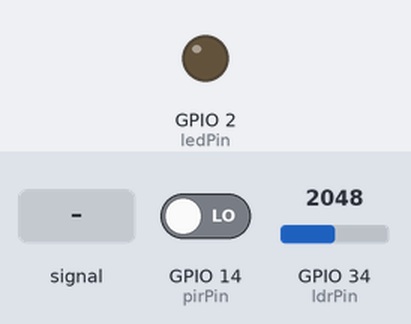
Simulated run of this sketch. Board: ESP32. Shown: output pins drawn as LEDs (lit = HIGH). The inputs (shaded band) are chosen by the test bench; at power-on: GPIO 14 (pirPin) LOW, GPIO 34 (ldrPin) = 2048. WiFi joins after 1.5 s; servers stay silent unless stated; no MQTT or app messages arrive unless stated; what the sketch prints to the serial monitor is not drawn.

Above: at 2.7 s.
2.8 s: GPIO 14 (pirPin) driven HIGH
At 5.2 s:
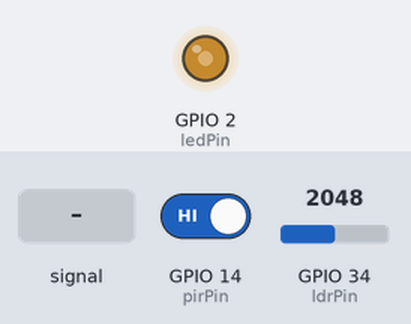
5.8 s: GPIO 34 (ldrPin) fed a 2 Hz sine of ±1228 counts around its level
At 5.95 s:
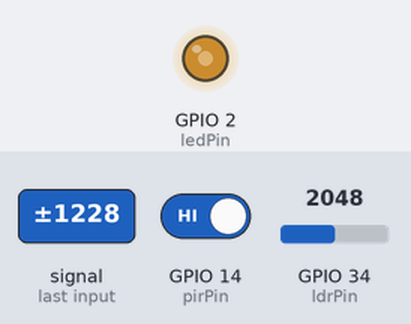
8.8 s: GPIO 34 (ldrPin) set to 491
13.3 s: GPIO 34 (ldrPin) set to 0
At 15.0 s:
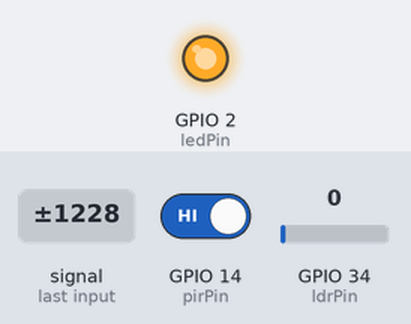
Timing chart, 0 to 16.5 s (numbered marks = the images above; inputs shaded):
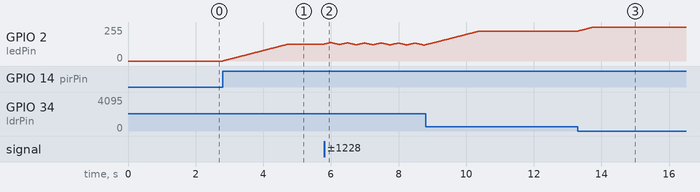

The sketch:

sketch.ino
```cpp
#include <WiFi.h>
#include <PubSubClient.h>

const int ldrPin = 34;    // Pin do sensor de luz LDR
const int pirPin = 14;    // Pin do sensor de movimento PIR
const int ledPin = 2;     // Pin do LED

const int maxNaturalLight = 4063;
const int minNaturalLight = 32;
const int naturalLightThreshold = 500;  // Limite para intensidade de luz (ajustável)
const int numLeituras = 10; // Quantidade de leituras realizadas pela média móvel

// variáveis da intensidade da luz
bool lightsOn = true;

int currentLight = 0;
int targetLight = 0;

int naturalLightLevel = 0;
int motionDetected = 0;

// Timer da Intensidade da Luz
bool canUpdate = true;
int updateInterval = 15; //in miliseconds
unsigned long lastTime = 0;

//Timer Envio de Dados
bool canSendData = true;
int sendDataInterval = 800;
unsigned long lastSendData = 0;

// setting PWM properties
const int frequency = 5000;  // setting frequency to 5KHz
const int ledChannel = 0;    // using led channel 0
const int resolution = 8;    // using 8 bit resolution to control the brightness from 0 to 255.

// FIWARE Settings

const char* default_SSID = "Wokwi-GUEST"; // Nome da rede Wi-Fi
const char* default_PASSWORD = ""; // Senha da rede Wi-Fi
const char* default_BROKER_MQTT = "34.55.39.20"; // IP do Broker MQTT
const int default_BROKER_PORT = 1883; // Porta do Broker MQTT
const char* default_TOPICO_SUBSCRIBE = "/TEF/lamp003/cmd"; // Tópico MQTT de escuta
const char* default_TOPICO_PUBLISH_1 = "/TEF/lamp003/attrs"; // Tópico MQTT de envio de informações para Broker
const char* default_TOPICO_PUBLISH_2 = "/TEF/lamp003/attrs/i"; // Tópico MQTT - Intensidade da Iluminação
const char* default_TOPICO_PUBLISH_3 = "/TEF/lamp003/attrs/l"; // Tópico MQTT - Luz Natural
const char* default_TOPICO_PUBLISH_4 = "/TEF/lamp003/attrs/m"; // Tópico MQTT - Sensor de Movimento
const char* default_ID_MQTT = "fiware_001"; // ID MQTT
const int default_D4 = 4; // Pino do LED onboard

// Declaração da variável para o prefixo do tópico
const char* topicPrefix = "lamp003";

// Variáveis para configurações editáveis
char* SSID = const_cast<char*>(default_SSID);
char* PASSWORD = const_cast<char*>(default_PASSWORD);
char* BROKER_MQTT = const_cast<char*>(default_BROKER_MQTT);
int BROKER_PORT = default_BROKER_PORT;
char* TOPICO_SUBSCRIBE = const_cast<char*>(default_TOPICO_SUBSCRIBE);
char* TOPICO_PUBLISH_1 = const_cast<char*>(default_TOPICO_PUBLISH_1);
char* TOPICO_PUBLISH_2 = const_cast<char*>(default_TOPICO_PUBLISH_2);
char* TOPICO_PUBLISH_3 = const_cast<char*>(default_TOPICO_PUBLISH_3);
char* TOPICO_PUBLISH_4 = const_cast<char*>(default_TOPICO_PUBLISH_4);
char* ID_MQTT = const_cast<char*>(default_ID_MQTT);
int D4 = default_D4;

WiFiClient espClient;
PubSubClient MQTT(espClient);


void increaseBrightness() {
  // increase the LED brightness
  currentLight++;
  ledcWrite(ledPin, currentLight);
  Serial.println("\nIncreasing Current Light");
}

void decreaseBrightness() {
  // decrease the LED brightness
  currentLight--;
  ledcWrite(ledPin, currentLight);
  Serial.println("\nDecreasing Current Light");
}

void setPWM() {
  // configure LED PWM functionalitites
  ledcAttach(ledPin, frequency, resolution);
  pinMode(ldrPin, INPUT);
  pinMode(pirPin, INPUT);
}

void initSerial() {
  Serial.begin(115200);
}

void setup() {
  setPWM();

  initSerial();
  initWiFi();
  initMQTT();
  MQTT.publish(TOPICO_PUBLISH_1, "s|on");


}

void loop() {
  int mediaMovel = 0;
  for (int i = 0; i < numLeituras; i++) {
    mediaMovel += analogRead(ldrPin);
  }
  naturalLightLevel = mediaMovel / numLeituras;      // Lê o valor de luz
  motionDetected = digitalRead(pirPin); // Lê o valor do PIR


  // Atualizar Intensidade da Luz

  if (canUpdate == false && millis() >= lastTime + updateInterval) {
    canUpdate = true;
  }

  if(canUpdate == true && currentLight != targetLight) {
    if (currentLight < targetLight) {
      increaseBrightness();
      lastTime = millis();
      canUpdate = false;
    }
    else if (currentLight > targetLight) {
      decreaseBrightness();
      lastTime = millis();
      canUpdate = false;
    }

  }

  // Enviar dados para o servidor MQTT

  if (canSendData == false && millis() >= lastSendData + sendDataInterval) {
    canSendData = true;
  }
  else if (canSendData == true) {
    lastSendData = millis();
    canSendData = false;

    VerificaConexoesWiFIEMQTT();
    EnviaEstadoOutputMQTT();
    EnviaDadosMQTT(); // Envia os dados de Intensidade, Luz Natural e Sensor de Movimento para o servidor
  }

  // Condições para controle de luz
  if (motionDetected == HIGH && lightsOn == true) {
    // Acende as luzes se o ambiente estiver escuro e houver movimento

    targetLight = map(naturalLightLevel, maxNaturalLight, minNaturalLight, 0, 255);

  } else if (lightsOn == true) {
    // Apaga as luzes caso contrário

    targetLight = 0;

  }
  else {
    currentLight = 0;
    targetLight = 0;
    ledcWrite(ledPin, currentLight);

  }

  MQTT.loop(); // Importante

  // Debug no console serial
  //Serial.print("\nLuminosidade: \n");
  //Serial.print(naturalLightLevel);
  //Serial.print("\nMovimento detectado: \n");
  Serial.println("");
  Serial.print(motionDetected);
  Serial.println("\n");
  Serial.print(currentLight);
}

void initWiFi() {
    delay(10);
    Serial.println("------Conexao WI-FI------");
    Serial.print("Conectando-se na rede: ");
    Serial.println(SSID);
    Serial.println("Aguarde");
    reconectWiFi();
}

void initMQTT() {
    MQTT.setServer(BROKER_MQTT, BROKER_PORT);
    MQTT.setCallback(mqtt_callback);
}

void reconectWiFi() {
    if (WiFi.status() == WL_CONNECTED)
        return;
    WiFi.begin(SSID, PASSWORD);
    while (WiFi.status() != WL_CONNECTED) {
        delay(100);
        Serial.print(".");
    }
    Serial.println();
    Serial.println("Conectado com sucesso na rede ");
    Serial.print(SSID);
    Serial.println("IP obtido: ");
    Serial.println(WiFi.localIP());

    // Garantir que o LED inicie desligado
    digitalWrite(D4, LOW);
}

void mqtt_callback(char* topic, byte* payload, unsigned int length) {
    String msg;
    for (int i = 0; i < length; i++) {
        char c = (char)payload[i];
        msg += c;
    }
    Serial.print("- Mensagem recebida: ");
    Serial.println(msg);

    // Forma o padrão de tópico para comparação
    String onTopic = String(topicPrefix) + "@on|";
    String offTopic = String(topicPrefix) + "@off|";

    // Compara com o tópico recebido
    if (msg.equals(onTopic)) {
        lightsOn = true;
    }

    if (msg.equals(offTopic)) {
        lightsOn = false;
    }
}

void VerificaConexoesWiFIEMQTT() {
    if (!MQTT.connected())
        reconnectMQTT();
    reconectWiFi();
}

void EnviaEstadoOutputMQTT() {
    if (lightsOn == true) {
        MQTT.publish(TOPICO_PUBLISH_1, "s|on");
        Serial.println("- Lâmpada Ligada");
    }

    if (lightsOn == false) {
        MQTT.publish(TOPICO_PUBLISH_1, "s|off");
        Serial.println("- Lâmpada Desligada");
    }
}

void InitOutput() {
    pinMode(ledPin, OUTPUT);
    digitalWrite(ledPin, HIGH);
    boolean toggle = false;

    for (int i = 0; i <= 10; i++) {
        toggle = !toggle;
        digitalWrite(D4, toggle);
        delay(200);
    }
}

void reconnectMQTT() {
    while (!MQTT.connected()) {
        Serial.print("* Tentando se conectar ao Broker MQTT: ");
        Serial.println(BROKER_MQTT);
        if (MQTT.connect(ID_MQTT)) {
            Serial.println("Conectado com sucesso ao broker MQTT!");
            MQTT.subscribe(TOPICO_SUBSCRIBE);
        } else {
            Serial.println("Falha ao reconectar no broker.");
        }
    }
}

void EnviaDadosMQTT() {
    String mensagem;

    mensagem = String(currentLight);
    Serial.print("Intensidade: ");
    Serial.println(mensagem.c_str());
    MQTT.publish(TOPICO_PUBLISH_2, mensagem.c_str());

    mensagem = String(naturalLightLevel);
    Serial.print("Luz Natural: ");
    Serial.println(mensagem.c_str());
    MQTT.publish(TOPICO_PUBLISH_3, mensagem.c_str());

    mensagem = String(lightsOn);
    Serial.print("Lâmpada ligada: ");
    Serial.println(mensagem.c_str());
    MQTT.publish(TOPICO_PUBLISH_4, mensagem.c_str());
}
```

Measured:
- after the input at 2.8 s, GPIO 2 (ledPin): moves from 0/255 to 127/255 over 1.9 s, starting at once
- after the input at 13.3 s, GPIO 2 (ledPin): moves from 224/255 to 255/255 over 0.45 s, starting at once
